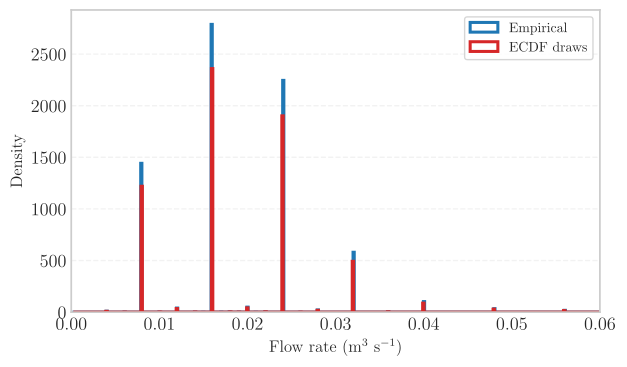

The Python source for this figure:
# %%
"""
Flow-rate Distribution Analysis for Sump Level Data
===================================================
This script reads one or many Excel files that contain the water **level** (in metres) of a sump, 
computes the instantaneous **flow-rate** (m³ s⁻¹) from the derivative of level, and produces
both *summary statistics* and *histograms/KDE plots* describing the distribution of flow-rate.

------------------------------------------------------------------

Assumptions & conventions
-------------------------
* **Cross-sectional area** of the sump (`AREA_M2`) is **8 m²**.
* Each workbook is named `output_nov_dec_part_<N>.xlsx` where `<N>` runs from 1 … 180.
* Inside each workbook the first sheet holds the data, containing at minimum:
  - a timestamp column, called exactly **"time"** (case insensitive) and parsable by `pandas.to_datetime`;
  - a numeric **"level"** column (metres).
  Other columns (Pump, Voltage, etc.) are ignored.
* Timestamps may repeat inside a second, so rows are first **sorted** and then **deduplicated**
  (keeping the *last* observation per timestamp) before the derivative is taken.
* The calculation uses the *central difference* for internal points and a *forward/backward* difference
  at the boundaries.
* Output units:
  - `flow_rate_m3_s`   – instantaneous m³ s⁻¹ (signed: positive = inflow / level rising).
  - `flow_rate_L_s`    – instantaneous L s⁻¹ (×1000 for human-friendliness).

Outputs
-------
1. **CSV** – `flow_rates.csv` containing the cleaned time series with both units.
2. **PNG** – `flow_rate_histogram.png` showing a histogram overlaid with a Gaussian-kernel density curve.
3. **TXT** – `flow_rate_summary.txt` with full descriptive statistics (count, mean, stdev, quantiles…).

"""

import os
import re
import glob
import logging
from datetime import timezone

import numpy as np
import pandas as pd
import matplotlib.pyplot as plt
from tqdm import tqdm  # progress bar (pip install tqdm)

# ══════════════════════════════════════════════════════
# 1. User-adjustable configuration
# ══════════════════════════════════════════════════════

AREA_M2: float = 8.0                  # sump cross-sectional area [m²]
DATA_DIR: str = "H:\Dataset\Sump watcher dataset\Högdalen 2024-11-20 to 2024-12-16"                   # directory holding the *.xlsx files ("." = current)
FILE_GLOB: str = "output_nov_dec_part_*.xlsx"  # glob pattern – leave as-is unless file names differ
OUTPUT_DIR: str = "analysis_results"   # where to drop CSV / PNG / TXT
TIMEZONE = "Europe/Stockholm"          # set to None to keep naive timestamps

# Create the output folder if it does not exist
os.makedirs(OUTPUT_DIR, exist_ok=True)

# ══════════════════════════════════════════════════════
# 2. Logging setup – prints progress & debug info
# ══════════════════════════════════════════════════════

logging.basicConfig(
    level=logging.INFO,
    format="%(asctime)s  %(levelname)-8s %(message)s",
    datefmt="%Y-%m-%d %H:%M:%S",
)
logger = logging.getLogger(__name__)

# ══════════════════════════════════════════════════════
# 3. Helper functions
# ══════════════════════════════════════════════════════

def numeric_sort_key(path: str) -> int:
    """Extract the integer suffix ( …_part_**N**.xlsx ) so globbed files sort naturally."""
    m = re.search(r"part_(\d+)\.xlsx$", os.path.basename(path))
    return int(m.group(1)) if m else 0

def load_single_file(path: str) -> pd.DataFrame:
    """Read one workbook, extract the time/level series, clean, and return a DataFrame."""

    # Read entire sheet – dtype guessing is fine; use engine that supports xlsx
    df = pd.read_excel(path, sheet_name=0)

    # Standardise column names to lower case for robustness
    df.columns = [c.lower() for c in df.columns]

    # Require at least ‘time’ and ‘level’
    if not {"time", "level"}.issubset(df.columns):
        raise ValueError(f"File {path} does not have the required 'time' and 'level' columns!")

    # Parse timestamps; coerce errors → NaT then drop
    df["time"] = pd.to_datetime(df["time"], errors="coerce")
    df = df.dropna(subset=["time", "level"]).copy()

    # Optionally localise
    if TIMEZONE:
        df["time"] = df["time"].dt.tz_localize("UTC", ambiguous="infer", nonexistent="shift_forward").dt.tz_convert(TIMEZONE)

    # Sort and deduplicate (keep last sample per timestamp)
    df = df.sort_values("time").drop_duplicates(subset="time", keep="last")

    # Keep only what we need
    return df[["time", "level"]]

def compute_flow_rate(df_level: pd.DataFrame) -> pd.DataFrame:
    """Given a time-indexed DataFrame with a 'level' column, compute flow rate & return copy."""
    df = df_level.copy()
    df = df.set_index("time")  # easier with time index

    # Calculate time delta in seconds (Series of same length; first entry NaN)
    delta_t = df.index.to_series().diff().dt.total_seconds()

    # Level difference (metres)
    delta_l = df["level"].diff()

    # Flow rate: Q = A * dL/dt   (m³ s⁻¹)
    df["flow_rate_m3_s"] = AREA_M2 * delta_l / delta_t

    # Convert to litres per second (optional, easier for small values)
    df["flow_rate_L_s"] = df["flow_rate_m3_s"] * 1000.0

    # Clean – remove first sample (NaN) and any inf / insane spikes
    df.replace([np.inf, -np.inf], np.nan, inplace=True)
    df.dropna(subset=["flow_rate_m3_s"], inplace=True)

    # Remove values where |delta_t| < 0.1 s (likely duplicates / noise)
    df = df[delta_t >= 0.1]

    return df.reset_index()

# ══════════════════════════════════════════════════════
# 4. Main work – iterate through all files
# ══════════════════════════════════════════════════════

def main() -> None:
    #  Gather & natural-sort the workbook list
    pattern = os.path.join(DATA_DIR, FILE_GLOB)
    paths = sorted(glob.glob(pattern), key=numeric_sort_key)

    if not paths:
        logger.error(f"No files matched {pattern!r}. Check DATA_DIR and FILE_GLOB.")
        return

    logger.info(f"Found {len(paths)} workbook(s). Starting load …")

    flow_parts = []

    for pth in tqdm(paths, desc="Processing files", unit="file"):
        try:
            df_level = load_single_file(pth)
            df_flow  = compute_flow_rate(df_level)
            flow_parts.append(df_flow)
        except Exception as exc:
            logger.exception(f"⚠️  Skipping {pth} because of: {exc}")

    if not flow_parts:
        logger.error("No valid data extracted!")
        return

    #  Concatenate all pieces into one big table
    df_all = pd.concat(flow_parts, ignore_index=True)
    logger.info(f"Total valid flow-rate samples: {len(df_all):,}")

    # ═════ Save cleaned time-series ═════
    csv_path = os.path.join(OUTPUT_DIR, "flow_rates.csv")
    df_all.to_csv(csv_path, index=False)
    logger.info(f"Cleaned flow-rate time series written → {csv_path}")

    # ═════ Summary stats ═════
    stats = df_all["flow_rate_m3_s"].describe(percentiles=[.01, .05, .25, .5, .75, .95, .99])
    txt_path = os.path.join(OUTPUT_DIR, "flow_rate_summary.txt")
    with open(txt_path, "w", encoding="utf-8") as fp:
        fp.write("# Flow-rate descriptive statistics (m³ s⁻¹)\n\n")
        fp.write(stats.to_string())
    logger.info(f"Summary statistics written → {txt_path}")

    # ═════ Distribution plot ═════
    plt.figure(figsize=(10, 6))
    plt.hist(df_all["flow_rate_m3_s"], bins=200, density=True, alpha=0.6, label="Histogram")
    df_all["flow_rate_m3_s"].plot(kind="kde", linewidth=2, label="KDE")
    plt.xlabel("Flow rate [m³ s⁻¹]")
    plt.ylabel("Probability density")
    plt.title("Sump flow-rate distribution (Nov–Dec)")
    plt.legend()
    plt.grid(True, which="both", linestyle=":", linewidth=0.5)
    png_path = os.path.join(OUTPUT_DIR, "flow_rate_histogram.png")
    plt.tight_layout()
    plt.savefig(png_path, dpi=300)
    logger.info(f"Histogram saved → {png_path}")

    logger.info("All done! ✅")

# ═════════════════════════════════════════════════════=
# 5. ☝️ Run only when executed as a script (not on import)
# ═════════════════════════════════════════════════════=

if __name__ == "__main__":
    main()

# ────────────────────────────────────────────────
# Empirical-CDF sampler for inflow (Option C)
# ────────────────────────────────────────────────
import numpy as np
import pandas as pd
from pathlib import Path

# 1.  Load the cleaned flow-rate file you already created
FLOW_CSV = Path(r"H:\Dataset\Sump watcher dataset\analysis_results\flow_rates.csv")
df_flow   = pd.read_csv(FLOW_CSV)

# 2.  Use *positive* flows only → inflow
positive  = df_flow["flow_rate_m3_s"][df_flow["flow_rate_m3_s"] > 0].to_numpy()
positive.sort()                     # <= key step: sorted array is all we need

# 3.  Build a reusable sampler
def ecdf_sampler(n=1, rng=None):
    """
    Draw `n` random samples (in m³ s⁻¹) from the *empirical* distribution
    represented by `positive`.  Uses inverse-CDF with numpy.quantile.
    """
    rng = rng or np.random.default_rng()   # default RNG if user didn't pass one
    u   = rng.random(n)                    # n uniform(0,1) numbers
    return np.quantile(positive, u)        # inverse-CDF → samples

#%% ▶ EXAMPLE ───────────────────────────────
if __name__ == "__main__":
    # draw 5 random inflow values and print them
    q100 = ecdf_sampler(500)
    print("5 ECDF draws [m³/s]:", q100)

    # optional quick visual check (needs matplotlib)
    import matplotlib.pyplot as plt
    import seaborn as sns 
    sns.set(style="whitegrid", font_scale=1.2)
    plt.rcParams["text.usetex"] = True
    plt.rcParams['pdf.fonttype'] = 42
    plt.rcParams['ps.fonttype'] = 42
    plt.figure(figsize=(8, 5))
    plt.hist(positive, bins=200, density=True, alpha=0.6, label="Empirical")
    plt.hist(ecdf_sampler(100_000), bins=200, density=True, alpha=0.4, label="ECDF draws")
    plt.xlabel("Flow rate [m³ s⁻¹]"); plt.ylabel("Probability density")
    plt.legend(); plt.grid(True, ls=":", lw=0.5); plt.tight_layout()
    plt.show()

# %%
# === Publication figure: outlined (step) histograms, no fill ===
import matplotlib as mpl
import matplotlib.pyplot as plt

mpl.rcParams.update({
    "figure.dpi": 300,
    "savefig.dpi": 300,
    "font.family": "serif",
    "font.size": 11,
    "axes.labelsize": 12,
    "axes.titlesize": 12,
    "legend.fontsize": 10,
    "xtick.direction": "in",
    "ytick.direction": "in",
    "axes.grid": True,
    "grid.alpha": 0.25,
    "grid.linestyle": "--",
    "lines.linewidth": 1.8,
})
plt.rcParams["text.usetex"] = True
plt.rcParams["pdf.fonttype"] = 42
plt.rcParams["ps.fonttype"] = 42

fig, ax = plt.subplots(figsize=(6.4, 3.8))

# Outlined histograms (Freedman–Diaconis bins), thick lines, no fill
ax.hist(positive, bins="fd", density=True,
        histtype="step", linewidth=2.2, color="#1f77b4", label="Empirical")
ax.hist(ecdf_sampler(1000_000), bins="fd", density=True,
        histtype="step", linewidth=2.2, color="#d62728", label="ECDF draws")
#ECDF Original Value#100_000
ax.set_xlabel(r"Flow rate (m$^{3}$ s$^{-1}$)")
ax.set_ylabel("Density")
ax.set_xlim(0.0, 0.06)

# Clean spines
for side in ["top", "right", "left", "bottom"]:
    ax.spines[side].set_visible(True)
ax.minorticks_on()

# Light y-grid only (x-grid off to avoid clutter)
ax.grid(axis="y", which="major", linestyle="--", alpha=0.25)
ax.grid(axis="x", visible=False)

ax.legend(frameon=True, loc="upper right")

fig.tight_layout()
fig.savefig("ECDF.pdf", bbox_inches="tight")
with mpl.rc_context({"text.usetex": False}):
    fig.savefig("ECDF.eps", bbox_inches="tight")

plt.show()


# %%
